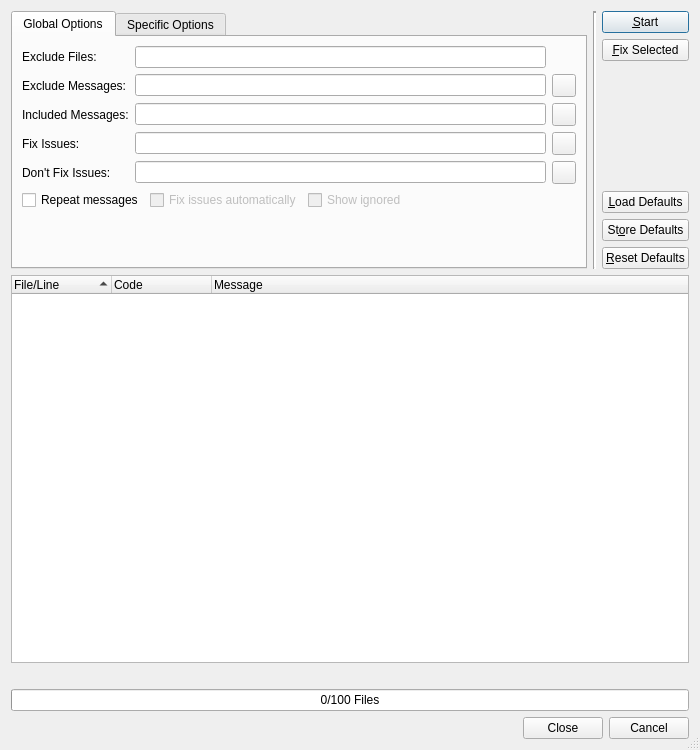
<?xml version="1.0" encoding="UTF-8"?>
<ui version="4.0">
 <class>CodeStyleCheckerDialog</class>
 <widget class="QDialog" name="CodeStyleCheckerDialog">
  <property name="geometry">
   <rect>
    <x>0</x>
    <y>0</y>
    <width>700</width>
    <height>750</height>
   </rect>
  </property>
  <property name="windowTitle">
   <string>Code Style Check Result</string>
  </property>
  <property name="whatsThis">
   <string>&lt;b&gt;Code Style Check Results&lt;/b&gt;
&lt;p&gt;This dialog shows the results of the code style check. Double clicking an
entry will open an editor window and position the cursor at the respective line and position.&lt;/p&gt;</string>
  </property>
  <property name="sizeGripEnabled">
   <bool>true</bool>
  </property>
  <layout class="QGridLayout" name="gridLayout_3">
   <item row="0" column="0">
    <widget class="QFrame" name="filterFrame">
     <property name="sizePolicy">
      <sizepolicy hsizetype="Preferred" vsizetype="Preferred">
       <horstretch>0</horstretch>
       <verstretch>4</verstretch>
      </sizepolicy>
     </property>
     <property name="frameShape">
      <enum>QFrame::NoFrame</enum>
     </property>
     <layout class="QHBoxLayout" name="horizontalLayout_5">
      <property name="leftMargin">
       <number>0</number>
      </property>
      <property name="topMargin">
       <number>0</number>
      </property>
      <property name="rightMargin">
       <number>0</number>
      </property>
      <property name="bottomMargin">
       <number>0</number>
      </property>
      <item>
       <widget class="QTabWidget" name="optionsTabWidget">
        <property name="currentIndex">
         <number>0</number>
        </property>
        <widget class="QWidget" name="tab_1">
         <attribute name="title">
          <string>Global Options</string>
         </attribute>
         <layout class="QGridLayout" name="gridLayout_2">
          <item row="0" column="0">
           <widget class="QLabel" name="label_2">
            <property name="text">
             <string>Exclude Files:</string>
            </property>
           </widget>
          </item>
          <item row="0" column="1">
           <widget class="E5ClearableLineEdit" name="excludeFilesEdit">
            <property name="toolTip">
             <string>Enter filename patterns of files to be excluded separated by a comma</string>
            </property>
           </widget>
          </item>
          <item row="1" column="0">
           <widget class="QLabel" name="label">
            <property name="text">
             <string>Exclude Messages:</string>
            </property>
           </widget>
          </item>
          <item row="1" column="1">
           <widget class="E5ClearableLineEdit" name="excludeMessagesEdit">
            <property name="toolTip">
             <string>Enter message codes or categories to be excluded separated by a comma</string>
            </property>
           </widget>
          </item>
          <item row="1" column="2">
           <widget class="QToolButton" name="excludeMessagesSelectButton">
            <property name="toolTip">
             <string>Press to select the message codes from a list</string>
            </property>
           </widget>
          </item>
          <item row="2" column="0">
           <widget class="QLabel" name="label_3">
            <property name="text">
             <string>Included Messages:</string>
            </property>
           </widget>
          </item>
          <item row="2" column="1">
           <widget class="E5ClearableLineEdit" name="includeMessagesEdit">
            <property name="toolTip">
             <string>Enter message codes or categories to be included separated by a comma</string>
            </property>
           </widget>
          </item>
          <item row="2" column="2">
           <widget class="QToolButton" name="includeMessagesSelectButton">
            <property name="toolTip">
             <string>Press to select the message codes from a list</string>
            </property>
           </widget>
          </item>
          <item row="3" column="0">
           <widget class="QLabel" name="label_4">
            <property name="text">
             <string>Fix Issues:</string>
            </property>
           </widget>
          </item>
          <item row="3" column="1">
           <widget class="E5ClearableLineEdit" name="fixIssuesEdit">
            <property name="toolTip">
             <string>Enter message codes of issues to be fixed automatically (leave empty to fix all)</string>
            </property>
           </widget>
          </item>
          <item row="3" column="2">
           <widget class="QToolButton" name="fixIssuesSelectButton">
            <property name="toolTip">
             <string>Press to select the message codes from a list</string>
            </property>
           </widget>
          </item>
          <item row="4" column="0">
           <widget class="QLabel" name="label_6">
            <property name="text">
             <string>Don't Fix Issues:</string>
            </property>
           </widget>
          </item>
          <item row="4" column="1">
           <widget class="E5ClearableLineEdit" name="noFixIssuesEdit">
            <property name="toolTip">
             <string>Enter message codes of issues not to be fixed automatically</string>
            </property>
           </widget>
          </item>
          <item row="4" column="2">
           <widget class="QToolButton" name="noFixIssuesSelectButton">
            <property name="toolTip">
             <string>Press to select the message codes from a list</string>
            </property>
           </widget>
          </item>
          <item row="5" column="0" colspan="3">
           <layout class="QHBoxLayout" name="horizontalLayout">
            <item>
             <widget class="QCheckBox" name="repeatCheckBox">
              <property name="toolTip">
               <string>Select to repeat each message type</string>
              </property>
              <property name="text">
               <string>Repeat messages</string>
              </property>
             </widget>
            </item>
            <item>
             <widget class="QCheckBox" name="fixIssuesCheckBox">
              <property name="enabled">
               <bool>false</bool>
              </property>
              <property name="toolTip">
               <string>Select to fix some issues</string>
              </property>
              <property name="text">
               <string>Fix issues automatically</string>
              </property>
             </widget>
            </item>
            <item>
             <widget class="QCheckBox" name="ignoredCheckBox">
              <property name="enabled">
               <bool>false</bool>
              </property>
              <property name="toolTip">
               <string>Select to show ignored issues</string>
              </property>
              <property name="text">
               <string>Show ignored</string>
              </property>
             </widget>
            </item>
            <item>
             <spacer name="horizontalSpacer">
              <property name="orientation">
               <enum>Qt::Horizontal</enum>
              </property>
              <property name="sizeHint" stdset="0">
               <size>
                <width>40</width>
                <height>20</height>
               </size>
              </property>
             </spacer>
            </item>
           </layout>
          </item>
          <item row="6" column="0" colspan="2">
           <spacer name="verticalSpacer_2">
            <property name="orientation">
             <enum>Qt::Vertical</enum>
            </property>
            <property name="sizeHint" stdset="0">
             <size>
              <width>20</width>
              <height>68</height>
             </size>
            </property>
           </spacer>
          </item>
         </layout>
        </widget>
        <widget class="QWidget" name="tab_2">
         <attribute name="title">
          <string>Specific Options</string>
         </attribute>
         <layout class="QVBoxLayout" name="verticalLayout_4">
          <property name="leftMargin">
           <number>1</number>
          </property>
          <property name="topMargin">
           <number>1</number>
          </property>
          <property name="rightMargin">
           <number>1</number>
          </property>
          <property name="bottomMargin">
           <number>1</number>
          </property>
          <item>
           <widget class="QScrollArea" name="scrollArea">
            <property name="frameShape">
             <enum>QFrame::NoFrame</enum>
            </property>
            <property name="frameShadow">
             <enum>QFrame::Plain</enum>
            </property>
            <property name="verticalScrollBarPolicy">
             <enum>Qt::ScrollBarAlwaysOn</enum>
            </property>
            <property name="widgetResizable">
             <bool>true</bool>
            </property>
            <widget class="QWidget" name="scrollAreaWidgetContents">
             <property name="geometry">
              <rect>
               <x>0</x>
               <y>-551</y>
               <width>549</width>
               <height>772</height>
              </rect>
             </property>
             <layout class="QVBoxLayout" name="verticalLayout_2">
              <item>
               <widget class="QGroupBox" name="groupBox">
                <property name="title">
                 <string>Source Style</string>
                </property>
                <layout class="QVBoxLayout" name="verticalLayout_3">
                 <item>
                  <layout class="QHBoxLayout" name="horizontalLayout_2">
                   <item>
                    <widget class="QLabel" name="label_5">
                     <property name="text">
                      <string>Max. Line Length:</string>
                     </property>
                    </widget>
                   </item>
                   <item>
                    <widget class="QSpinBox" name="lineLengthSpinBox">
                     <property name="statusTip">
                      <string>Enter the maximum allowed line length (PEP-8: 79 characters)</string>
                     </property>
                     <property name="alignment">
                      <set>Qt::AlignRight|Qt::AlignTrailing|Qt::AlignVCenter</set>
                     </property>
                     <property name="minimum">
                      <number>60</number>
                     </property>
                     <property name="maximum">
                      <number>119</number>
                     </property>
                     <property name="value">
                      <number>79</number>
                     </property>
                    </widget>
                   </item>
                   <item>
                    <spacer name="horizontalSpacer_3">
                     <property name="orientation">
                      <enum>Qt::Horizontal</enum>
                     </property>
                     <property name="sizeHint" stdset="0">
                      <size>
                       <width>40</width>
                       <height>20</height>
                      </size>
                     </property>
                    </spacer>
                   </item>
                  </layout>
                 </item>
                 <item>
                  <widget class="QCheckBox" name="hangClosingCheckBox">
                   <property name="toolTip">
                    <string>Select to allow hanging closing brackets</string>
                   </property>
                   <property name="text">
                    <string>Allow hanging closing brackets</string>
                   </property>
                  </widget>
                 </item>
                </layout>
               </widget>
              </item>
              <item>
               <widget class="QGroupBox" name="groupBox_2">
                <property name="title">
                 <string>Documentation Style</string>
                </property>
                <layout class="QHBoxLayout" name="horizontalLayout_3">
                 <item>
                  <widget class="QLabel" name="label_7">
                   <property name="text">
                    <string>Docstring Type:</string>
                   </property>
                  </widget>
                 </item>
                 <item>
                  <widget class="QComboBox" name="docTypeComboBox">
                   <property name="toolTip">
                    <string>Select the rule set for docstrings</string>
                   </property>
                  </widget>
                 </item>
                 <item>
                  <spacer name="horizontalSpacer_4">
                   <property name="orientation">
                    <enum>Qt::Horizontal</enum>
                   </property>
                   <property name="sizeHint" stdset="0">
                    <size>
                     <width>297</width>
                     <height>20</height>
                    </size>
                   </property>
                  </spacer>
                 </item>
                </layout>
               </widget>
              </item>
              <item>
               <widget class="QGroupBox" name="groupBox_4">
                <property name="title">
                 <string>Coding Line</string>
                </property>
                <layout class="QHBoxLayout" name="horizontalLayout_6">
                 <item>
                  <widget class="QLabel" name="label_9">
                   <property name="text">
                    <string>Valid Encodings:</string>
                   </property>
                  </widget>
                 </item>
                 <item>
                  <widget class="E5ClearableLineEdit" name="encodingsEdit">
                   <property name="toolTip">
                    <string>Enter valid encodings separated by a comma (leave empty to use defaults)</string>
                   </property>
                  </widget>
                 </item>
                </layout>
               </widget>
              </item>
              <item>
               <widget class="QGroupBox" name="groupBox_5">
                <property name="title">
                 <string>Copyright</string>
                </property>
                <layout class="QGridLayout" name="gridLayout">
                 <item row="0" column="0">
                  <widget class="QLabel" name="label_10">
                   <property name="text">
                    <string>Min. File Size:</string>
                   </property>
                  </widget>
                 </item>
                 <item row="0" column="1">
                  <widget class="QSpinBox" name="copyrightFileSizeSpinBox">
                   <property name="toolTip">
                    <string>Enter the minimum size a file must have to be checked (0 for all files)</string>
                   </property>
                   <property name="alignment">
                    <set>Qt::AlignRight|Qt::AlignTrailing|Qt::AlignVCenter</set>
                   </property>
                   <property name="maximum">
                    <number>4096</number>
                   </property>
                  </widget>
                 </item>
                 <item row="0" column="2">
                  <spacer name="horizontalSpacer_2">
                   <property name="orientation">
                    <enum>Qt::Horizontal</enum>
                   </property>
                   <property name="sizeHint" stdset="0">
                    <size>
                     <width>324</width>
                     <height>20</height>
                    </size>
                   </property>
                  </spacer>
                 </item>
                 <item row="1" column="0">
                  <widget class="QLabel" name="label_11">
                   <property name="text">
                    <string>Author:</string>
                   </property>
                  </widget>
                 </item>
                 <item row="1" column="1" colspan="2">
                  <widget class="E5ClearableLineEdit" name="copyrightAuthorEdit">
                   <property name="toolTip">
                    <string>Enter a copyright author name to check for (leave empty to omit this check)</string>
                   </property>
                  </widget>
                 </item>
                </layout>
               </widget>
              </item>
              <item>
               <widget class="QGroupBox" name="groupBox_6">
                <property name="title">
                 <string>Future Imports</string>
                </property>
                <layout class="QHBoxLayout" name="horizontalLayout_7">
                 <item>
                  <widget class="QLabel" name="label_12">
                   <property name="text">
                    <string>Expected Imports:</string>
                   </property>
                   <property name="alignment">
                    <set>Qt::AlignLeading|Qt::AlignLeft|Qt::AlignTop</set>
                   </property>
                  </widget>
                 </item>
                 <item>
                  <widget class="QListWidget" name="futuresList">
                   <property name="alternatingRowColors">
                    <bool>true</bool>
                   </property>
                   <property name="selectionMode">
                    <enum>QAbstractItemView::ExtendedSelection</enum>
                   </property>
                   <property name="sortingEnabled">
                    <bool>true</bool>
                   </property>
                  </widget>
                 </item>
                </layout>
               </widget>
              </item>
              <item>
               <widget class="QGroupBox" name="groupBox_7">
                <property name="title">
                 <string>Ignore Built-ins Assignment</string>
                </property>
                <layout class="QHBoxLayout" name="horizontalLayout_8">
                 <item>
                  <widget class="QTreeWidget" name="builtinsAssignmentList">
                   <property name="alternatingRowColors">
                    <bool>true</bool>
                   </property>
                   <property name="rootIsDecorated">
                    <bool>false</bool>
                   </property>
                   <property name="sortingEnabled">
                    <bool>true</bool>
                   </property>
                   <column>
                    <property name="text">
                     <string>Left</string>
                    </property>
                   </column>
                   <column>
                    <property name="text">
                     <string>Right</string>
                    </property>
                   </column>
                  </widget>
                 </item>
                 <item>
                  <layout class="QVBoxLayout" name="verticalLayout_5">
                   <item>
                    <widget class="QToolButton" name="addBuiltinButton">
                     <property name="toolTip">
                      <string>Press to add a built-in assignment to be ignored</string>
                     </property>
                     <property name="text">
                      <string notr="true">+</string>
                     </property>
                    </widget>
                   </item>
                   <item>
                    <widget class="QToolButton" name="deleteBuiltinButton">
                     <property name="toolTip">
                      <string>Press to delete the selected entries</string>
                     </property>
                     <property name="text">
                      <string notr="true">-</string>
                     </property>
                    </widget>
                   </item>
                   <item>
                    <spacer name="verticalSpacer_3">
                     <property name="orientation">
                      <enum>Qt::Vertical</enum>
                     </property>
                     <property name="sizeHint" stdset="0">
                      <size>
                       <width>20</width>
                       <height>40</height>
                      </size>
                     </property>
                    </spacer>
                   </item>
                  </layout>
                 </item>
                </layout>
               </widget>
              </item>
              <item>
               <widget class="QGroupBox" name="groupBox_3">
                <property name="title">
                 <string>Code Complexity</string>
                </property>
                <layout class="QGridLayout" name="gridLayout_4">
                 <item row="0" column="2" rowspan="2">
                  <spacer name="horizontalSpacer_5">
                   <property name="orientation">
                    <enum>Qt::Horizontal</enum>
                   </property>
                   <property name="sizeHint" stdset="0">
                    <size>
                     <width>313</width>
                     <height>20</height>
                    </size>
                   </property>
                  </spacer>
                 </item>
                 <item row="0" column="0">
                  <widget class="QLabel" name="label_8">
                   <property name="text">
                    <string>Max. McCabe Complexity:</string>
                   </property>
                  </widget>
                 </item>
                 <item row="0" column="1">
                  <widget class="QSpinBox" name="complexitySpinBox">
                   <property name="toolTip">
                    <string>Enter the maximum allowed code complexity (McCabe: 10)</string>
                   </property>
                   <property name="alignment">
                    <set>Qt::AlignRight|Qt::AlignTrailing|Qt::AlignVCenter</set>
                   </property>
                   <property name="maximum">
                    <number>100</number>
                   </property>
                   <property name="value">
                    <number>10</number>
                   </property>
                  </widget>
                 </item>
                 <item row="1" column="0">
                  <widget class="QLabel" name="label_13">
                   <property name="text">
                    <string>Max. Line Complexity:</string>
                   </property>
                  </widget>
                 </item>
                 <item row="1" column="1">
                  <widget class="QSpinBox" name="lineComplexitySpinBox">
                   <property name="toolTip">
                    <string>Enter the maximum complexity (number of nodes) for a line of code</string>
                   </property>
                   <property name="alignment">
                    <set>Qt::AlignRight|Qt::AlignTrailing|Qt::AlignVCenter</set>
                   </property>
                   <property name="maximum">
                    <number>100</number>
                   </property>
                   <property name="value">
                    <number>15</number>
                   </property>
                  </widget>
                 </item>
                 <item row="2" column="0">
                  <widget class="QLabel" name="label_14">
                   <property name="text">
                    <string>Max. Line Complexity Score:</string>
                   </property>
                  </widget>
                 </item>
                 <item row="2" column="1">
                  <widget class="QSpinBox" name="lineComplexityScoreSpinBox">
                   <property name="toolTip">
                    <string>Enter the maximum allowed median for line complexity</string>
                   </property>
                   <property name="alignment">
                    <set>Qt::AlignRight|Qt::AlignTrailing|Qt::AlignVCenter</set>
                   </property>
                   <property name="maximum">
                    <number>100</number>
                   </property>
                   <property name="value">
                    <number>10</number>
                   </property>
                  </widget>
                 </item>
                </layout>
               </widget>
              </item>
             </layout>
            </widget>
           </widget>
          </item>
         </layout>
        </widget>
       </widget>
      </item>
      <item>
       <widget class="Line" name="line">
        <property name="lineWidth">
         <number>2</number>
        </property>
        <property name="orientation">
         <enum>Qt::Vertical</enum>
        </property>
       </widget>
      </item>
      <item>
       <layout class="QVBoxLayout" name="verticalLayout">
        <item>
         <widget class="QPushButton" name="startButton">
          <property name="toolTip">
           <string>Press to start the code style check run</string>
          </property>
          <property name="text">
           <string>&amp;Start</string>
          </property>
         </widget>
        </item>
        <item>
         <widget class="QPushButton" name="fixButton">
          <property name="toolTip">
           <string>Press to fix the selected issues</string>
          </property>
          <property name="text">
           <string>&amp;Fix Selected</string>
          </property>
         </widget>
        </item>
        <item>
         <spacer name="verticalSpacer">
          <property name="orientation">
           <enum>Qt::Vertical</enum>
          </property>
          <property name="sizeHint" stdset="0">
           <size>
            <width>20</width>
            <height>18</height>
           </size>
          </property>
         </spacer>
        </item>
        <item>
         <widget class="QPushButton" name="loadDefaultButton">
          <property name="toolTip">
           <string>Press to load the default values</string>
          </property>
          <property name="text">
           <string>&amp;Load Defaults</string>
          </property>
         </widget>
        </item>
        <item>
         <widget class="QPushButton" name="storeDefaultButton">
          <property name="toolTip">
           <string>Press to store the current values as defaults</string>
          </property>
          <property name="text">
           <string>St&amp;ore Defaults</string>
          </property>
         </widget>
        </item>
        <item>
         <widget class="QPushButton" name="resetDefaultButton">
          <property name="toolTip">
           <string>Press to reset the default values</string>
          </property>
          <property name="text">
           <string>&amp;Reset Defaults</string>
          </property>
         </widget>
        </item>
       </layout>
      </item>
     </layout>
    </widget>
   </item>
   <item row="1" column="0">
    <widget class="QTreeWidget" name="resultList">
     <property name="sizePolicy">
      <sizepolicy hsizetype="Expanding" vsizetype="Expanding">
       <horstretch>0</horstretch>
       <verstretch>6</verstretch>
      </sizepolicy>
     </property>
     <property name="whatsThis">
      <string>&lt;b&gt;Result List&lt;/b&gt;
&lt;p&gt;This list shows the results of the code style check. Double clicking
an entry will open this entry in an editor window and position the cursor at
the respective line and position.&lt;/p&gt;</string>
     </property>
     <property name="alternatingRowColors">
      <bool>true</bool>
     </property>
     <property name="selectionMode">
      <enum>QAbstractItemView::ExtendedSelection</enum>
     </property>
     <property name="sortingEnabled">
      <bool>true</bool>
     </property>
     <column>
      <property name="text">
       <string>File/Line</string>
      </property>
     </column>
     <column>
      <property name="text">
       <string>Code</string>
      </property>
     </column>
     <column>
      <property name="text">
       <string>Message</string>
      </property>
     </column>
    </widget>
   </item>
   <item row="2" column="0">
    <widget class="E5SqueezeLabelPath" name="checkProgressLabel">
     <property name="sizePolicy">
      <sizepolicy hsizetype="Expanding" vsizetype="Preferred">
       <horstretch>0</horstretch>
       <verstretch>0</verstretch>
      </sizepolicy>
     </property>
     <property name="text">
      <string/>
     </property>
    </widget>
   </item>
   <item row="3" column="0">
    <widget class="QProgressBar" name="checkProgress">
     <property name="toolTip">
      <string>Shows the progress of the code style check</string>
     </property>
     <property name="value">
      <number>0</number>
     </property>
     <property name="orientation">
      <enum>Qt::Horizontal</enum>
     </property>
     <property name="format">
      <string>%v/%m Files</string>
     </property>
    </widget>
   </item>
   <item row="4" column="0">
    <widget class="QDialogButtonBox" name="buttonBox">
     <property name="orientation">
      <enum>Qt::Horizontal</enum>
     </property>
     <property name="standardButtons">
      <set>QDialogButtonBox::Cancel|QDialogButtonBox::Close</set>
     </property>
    </widget>
   </item>
  </layout>
 </widget>
 <pixmapfunction>qPixmapFromMimeSource</pixmapfunction>
 <customwidgets>
  <customwidget>
   <class>E5SqueezeLabelPath</class>
   <extends>QLabel</extends>
   <header>E5Gui/E5SqueezeLabels.h</header>
  </customwidget>
  <customwidget>
   <class>E5ClearableLineEdit</class>
   <extends>QLineEdit</extends>
   <header>E5Gui/E5LineEdit.h</header>
  </customwidget>
 </customwidgets>
 <tabstops>
  <tabstop>optionsTabWidget</tabstop>
  <tabstop>excludeFilesEdit</tabstop>
  <tabstop>excludeMessagesEdit</tabstop>
  <tabstop>excludeMessagesSelectButton</tabstop>
  <tabstop>includeMessagesEdit</tabstop>
  <tabstop>includeMessagesSelectButton</tabstop>
  <tabstop>fixIssuesEdit</tabstop>
  <tabstop>fixIssuesSelectButton</tabstop>
  <tabstop>noFixIssuesEdit</tabstop>
  <tabstop>noFixIssuesSelectButton</tabstop>
  <tabstop>repeatCheckBox</tabstop>
  <tabstop>fixIssuesCheckBox</tabstop>
  <tabstop>ignoredCheckBox</tabstop>
  <tabstop>scrollArea</tabstop>
  <tabstop>lineLengthSpinBox</tabstop>
  <tabstop>hangClosingCheckBox</tabstop>
  <tabstop>docTypeComboBox</tabstop>
  <tabstop>encodingsEdit</tabstop>
  <tabstop>copyrightFileSizeSpinBox</tabstop>
  <tabstop>copyrightAuthorEdit</tabstop>
  <tabstop>futuresList</tabstop>
  <tabstop>builtinsAssignmentList</tabstop>
  <tabstop>addBuiltinButton</tabstop>
  <tabstop>deleteBuiltinButton</tabstop>
  <tabstop>complexitySpinBox</tabstop>
  <tabstop>lineComplexitySpinBox</tabstop>
  <tabstop>lineComplexityScoreSpinBox</tabstop>
  <tabstop>startButton</tabstop>
  <tabstop>fixButton</tabstop>
  <tabstop>loadDefaultButton</tabstop>
  <tabstop>storeDefaultButton</tabstop>
  <tabstop>resetDefaultButton</tabstop>
  <tabstop>resultList</tabstop>
 </tabstops>
 <resources/>
 <connections>
  <connection>
   <sender>repeatCheckBox</sender>
   <signal>toggled(bool)</signal>
   <receiver>fixIssuesCheckBox</receiver>
   <slot>setEnabled(bool)</slot>
   <hints>
    <hint type="sourcelabel">
     <x>132</x>
     <y>286</y>
    </hint>
    <hint type="destinationlabel">
     <x>343</x>
     <y>286</y>
    </hint>
   </hints>
  </connection>
  <connection>
   <sender>repeatCheckBox</sender>
   <signal>toggled(bool)</signal>
   <receiver>ignoredCheckBox</receiver>
   <slot>setEnabled(bool)</slot>
   <hints>
    <hint type="sourcelabel">
     <x>138</x>
     <y>269</y>
    </hint>
    <hint type="destinationlabel">
     <x>380</x>
     <y>271</y>
    </hint>
   </hints>
  </connection>
 </connections>
</ui>
